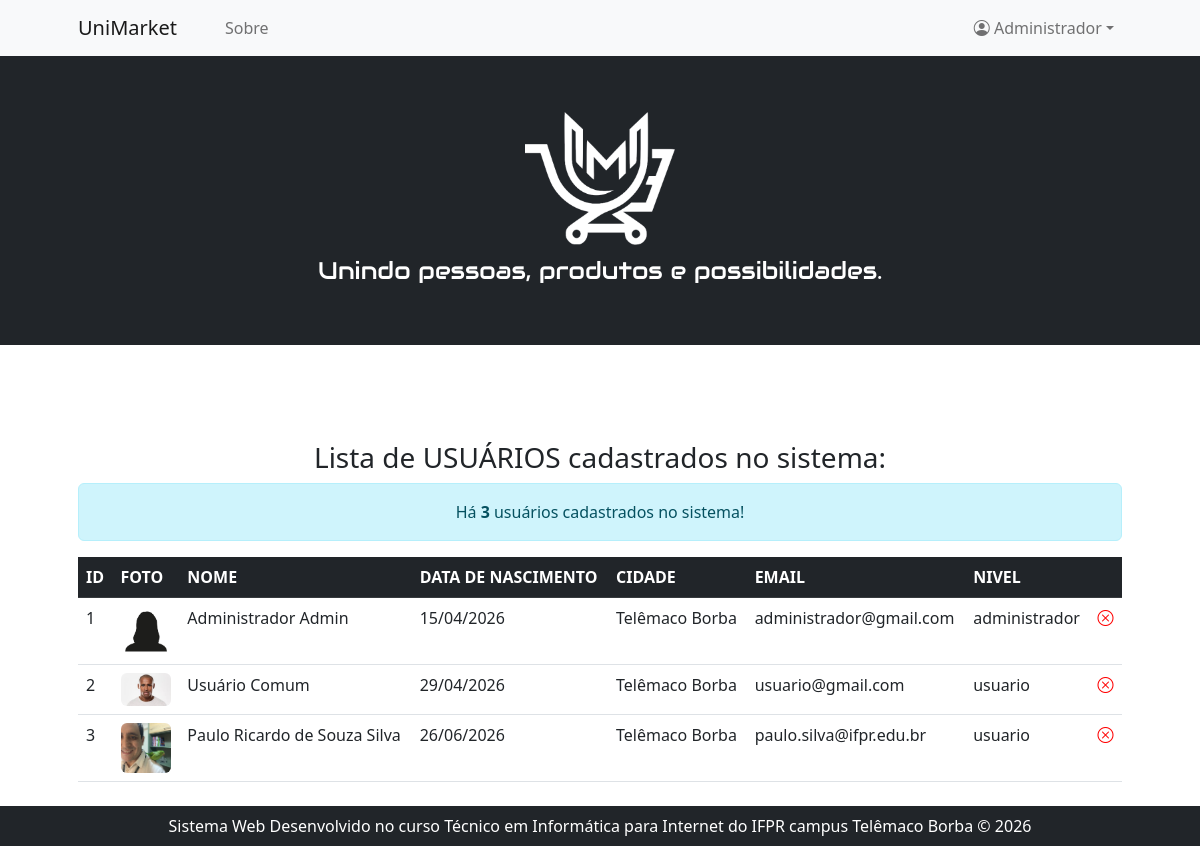
Screenshot of /listarUsuarios.php (signed in) with the database file from the repository.
### tables this page shows
CREATE TABLE `usuarios` (
  `idUsuario` int NOT NULL,
  `fotoUsuario` varchar(100) NOT NULL,
  `nomeUsuario` varchar(50) NOT NULL,
  `dataNascimentoUsuario` date NOT NULL,
  `cidadeUsuario` varchar(30) NOT NULL,
  `emailUsuario` varchar(50) NOT NULL,
  `senhaUsuario` varchar(100) NOT NULL,
  `nivelUsuario` varchar(15) NOT NULL
);

### listarUsuarios.php (the view, shortened to what this page needs)
<?php include "header.php" ?>
<?php
    echo "<h3 class='text-center'>Lista de USUÁRIOS cadastrados no sistema:</h3>";
    $listarUsuarios = "SELECT * FROM Usuarios";
    include "conexaoBD.php";
    $res           = mysqli_query($conn, $listarUsuarios) or die("Erro ao tentar listar Usuários!");
    $totalUsuarios = mysqli_num_rows($res);
    echo "<div class='alert alert-info text-center'>Há <strong>$totalUsuarios</strong> usuários cadastrados no sistema!</div>";
    echo "
        <table class='table'>
            <thead class='table-dark'>
                <tr>
                    <th>ID</th>
                    <th>FOTO</th>
                    <th>NOME</th>
                    <th>DATA DE NASCIMENTO</th>
                    <th>CIDADE</th>
                    <th>EMAIL</th>
                    <th>NIVEL</th>
                    <th></th>
                </tr>
            </thead>
            <tbody>
    ";
    while($usuario = mysqli_fetch_assoc($res)){
        $idUsuario             = $usuario['idUsuario'];
        $fotoUsuario           = $usuario['fotoUsuario'];
        $nomeUsuario           = $usuario['nomeUsuario'];
        $dataNascimentoUsuario = $usuario['dataNascimentoUsuario'];
        $diaNascimentoUsuario  = substr($dataNascimentoUsuario, 8, 2);
        $mesNascimentoUsuario  = substr($dataNascimentoUsuario, 5, 2);
        $anoNascimentoUsuario  = substr($dataNascimentoUsuario, 0, 4);
        $cidadeUsuario         = $usuario['cidadeUsuario'];
        $emailUsuario          = $usuario['emailUsuario'];
        $nivelUsuario          = $usuario['nivelUsuario'];
        echo "
            <tr>
                <td>$idUsuario</td>
                <td><img src='$fotoUsuario' style='width:50px;' class='rounded' title='Foto de $nomeUsuario'></td>
                <td>$nomeUsuario</td>
                <td>$diaNascimentoUsuario/$mesNascimentoUsuario/$anoNascimentoUsuario</td>
                <td>$cidadeUsuario</td>
                <td>$emailUsuario</td>
                <td>$nivelUsuario</td>
                <td><a href='#banirUsuario.php' title='Banir $nomeUsuario'><i class='bi bi-x-circle' style='color:red'></i></a></td>
            </tr>
        ";
    }
    echo "</tbody>";
    echo "</table>";
?>
<?php include "footer.php" ?>

### rows the page displays
usuarios: idUsuario "1", fotoUsuario (picture), nomeUsuario "Administrador Admin", dataNascimentoUsuario "15", dataNascimentoUsuario "04", dataNascimentoUsuario "2026", cidadeUsuario "Telêmaco Borba", emailUsuario "administrador@gmail.com", nivelUsuario "administrador"
usuarios: idUsuario "2", fotoUsuario (picture), nomeUsuario "Usuário Comum", dataNascimentoUsuario "29", dataNascimentoUsuario "04", dataNascimentoUsuario "2026", cidadeUsuario "Telêmaco Borba", emailUsuario "usuario@gmail.com", nivelUsuario "usuario"
usuarios: idUsuario "3", fotoUsuario (picture), nomeUsuario "Paulo Ricardo de Souza Silva", dataNascimentoUsuario "26", dataNascimentoUsuario "06", dataNascimentoUsuario "2026", cidadeUsuario "Telêmaco Borba", emailUsuario "paulo.silva@ifpr.edu.br", nivelUsuario "usuario"

### other values shown
$primeiroNome "Administrador"
$totalUsuarios "3"
